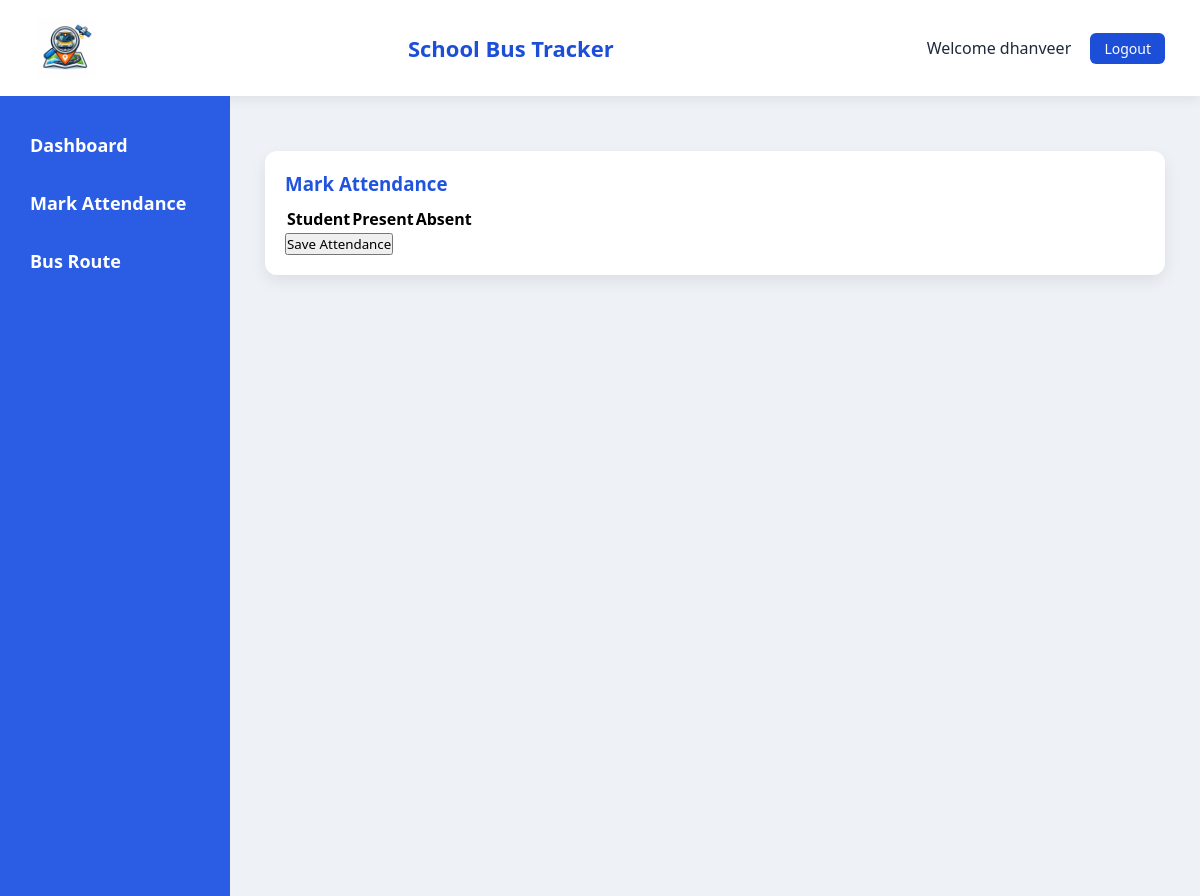
Page /conductor/attendence/ (signed in) on the earlier database version.
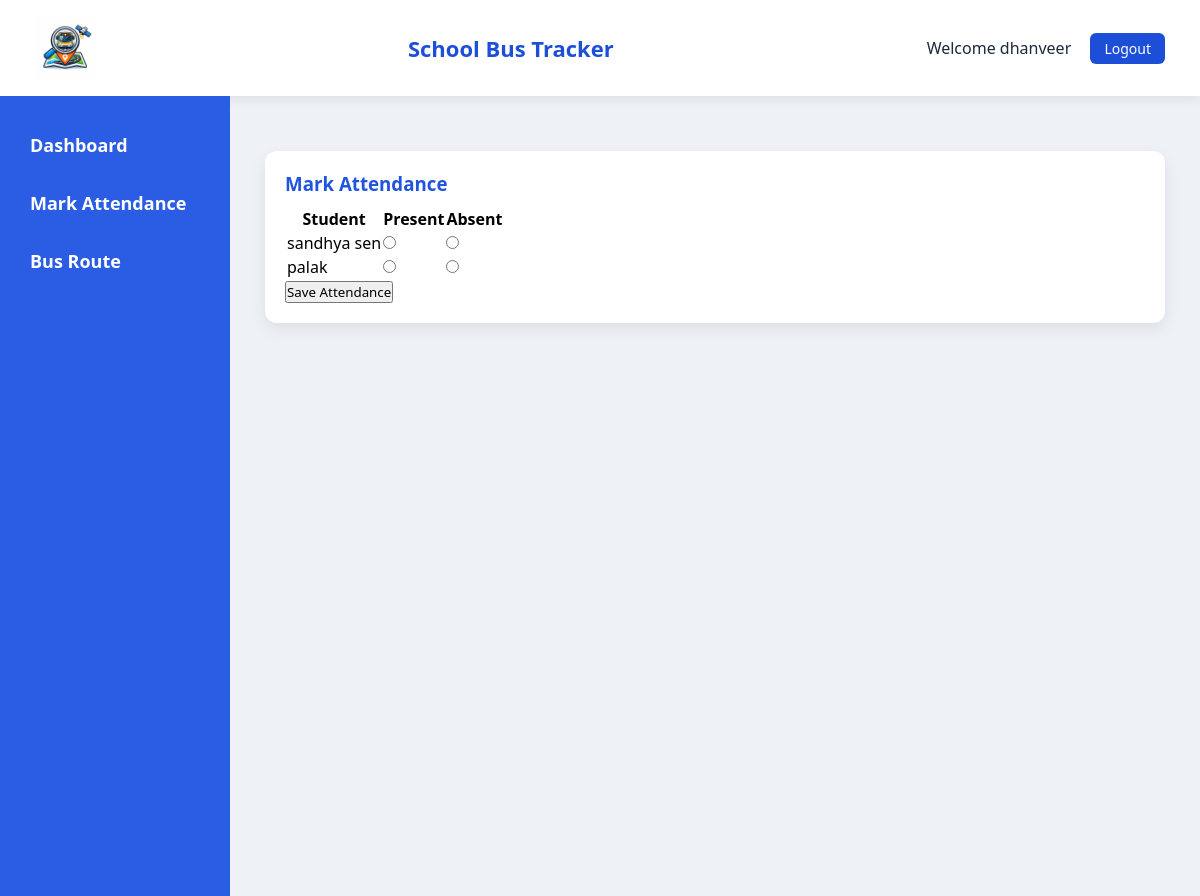
Same page on the later database version.
### students/models.py (models this page shows, shortened)
class Student(models.Model):
    name = models.CharField(max_length=100)
    age = models.IntegerField()
    school_class = models.ForeignKey(
    SchoolClass,
    on_delete=models.CASCADE
    )
    parent = models.ForeignKey(
        UserModel,
        on_delete=models.CASCADE,
        limit_choices_to={"role":"parent"},
        related_name="children"
    )
    bus = models.ForeignKey(
        Bus,
        on_delete=models.SET_NULL,
        null=True,
        blank=True
    )
    school=models.ForeignKey(School,on_delete=models.CASCADE)
    route = models.ForeignKey(
        Route,
        on_delete=models.SET_NULL,
        null=True,
        blank=True
    )
    emergency_contact = models.CharField(max_length=10)

### conductor/views.py (the view, shortened to what this page needs)
# urls.py: path("attendence/", mark_attendence, name="mark_attendence"),
def mark_attendence(request):
    students = Student.objects.filter(
        bus__conductor=request.user
    )
    return render(
        request,
        "conductor/attendence.html",
        {"students": students}
    )

### templates/conductor/attendence.html (shortened to what this page needs)
{% extends "base/dashboard_base.html" %}
{% block content %}
<div class="card">
<h3>Mark Attendance</h3>
<form method="POST">
<table>
<tr>
<th>Student</th>
<th>Present</th>
<th>Absent</th>
</tr>
{% for student in students %}
<tr>
<td>{{ student.name }}</td>
<td>
<input type="radio" name="{{ student.id }}" value="present">
</td>
<td>
<input type="radio" name="{{ student.id }}" value="absent">
</td>
</tr>
{% endfor %}
</table>
<button type="submit">Save Attendance</button>
</form>
</div>
{% endblock %}

Differences in the rows shown:
added Student: name "sandhya sen"
added Student: name "palak"
